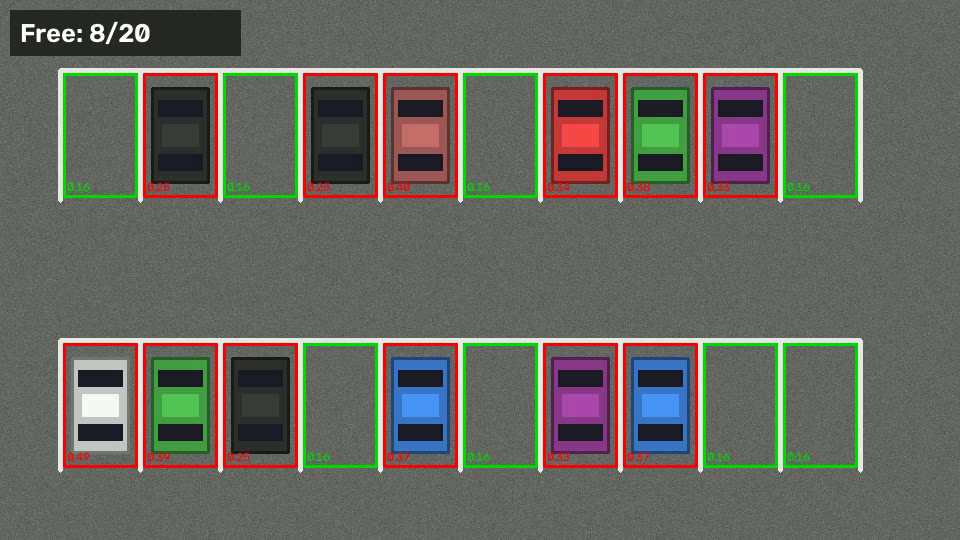
#> input picture data/sample_frame.png, 960 x 540 px
$ python -i detector.py   (imports and definitions only)
#> lines starting #> are read from the running program, lines starting #| are printed output that depends on the picture; after the words box and inside, x2 and y2 are one past the last pixel; in counts of white or black regions, pixels touching at a corner belong together
#> further down, picture is the input picture: shape (540, 960, 3); mean B, G, R 94.7, 101.7, 103.2
"""Core parking-spot occupancy detection.

Approach: convert the frame to grayscale, blur, apply adaptive thresholding
so edges/texture (cars) become white pixels, then count white pixels inside
each marked parking spot. A mostly-empty spot has little texture, so its
white-pixel count stays low; a parked car pushes the count above a threshold.
"""

import json
from dataclasses import dataclass

import cv2
import numpy as np


@dataclass
class Spot:
    x: int
    y: int
    w: int
    h: int
    occupied: bool = False
    fill_ratio: float = 0.0  # fraction of thresholded pixels inside the spot


def load_spots(path):
    """Load parking spot rectangles from a JSON file."""
    with open(path, "r") as f:
        data = json.load(f)
    return [Spot(**{k: s[k] for k in ("x", "y", "w", "h")}) for s in data["spots"]]


def save_spots(path, rects):
    """Save a list of (x, y, w, h) rectangles to a JSON file."""
    data = {"spots": [{"x": x, "y": y, "w": w, "h": h} for x, y, w, h in rects]}
    with open(path, "w") as f:
        json.dump(data, f, indent=2)


def preprocess(frame):
    """Turn a BGR frame into a binary texture map used for occupancy checks."""
    gray = cv2.cvtColor(frame, cv2.COLOR_BGR2GRAY)
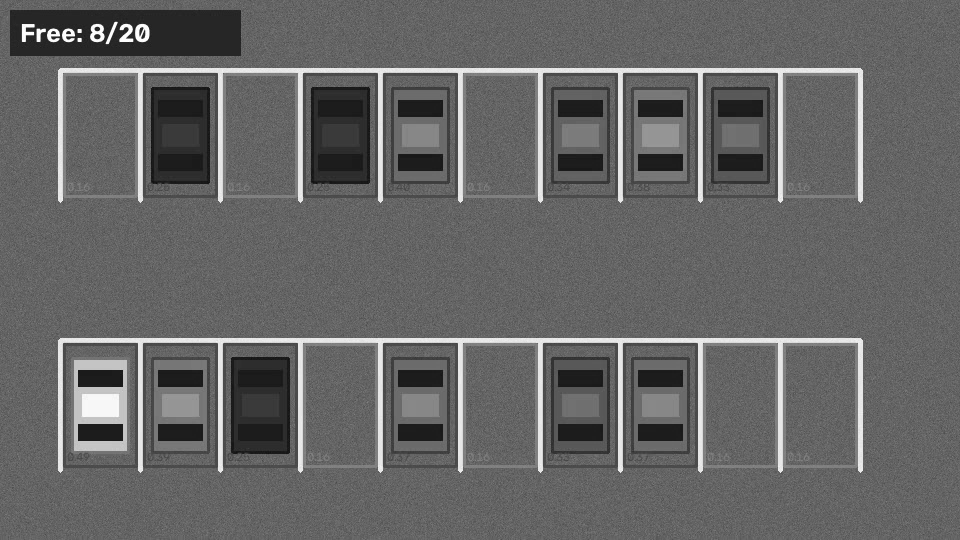
#> gray: shape (540, 960); min 12, max 255, mean 101.5
    blur = cv2.GaussianBlur(gray, (3, 3), 1)
    thresh = cv2.adaptiveThreshold(
        blur, 255,
        cv2.ADAPTIVE_THRESH_GAUSSIAN_C,
        cv2.THRESH_BINARY_INV,
        25, 16,
    )
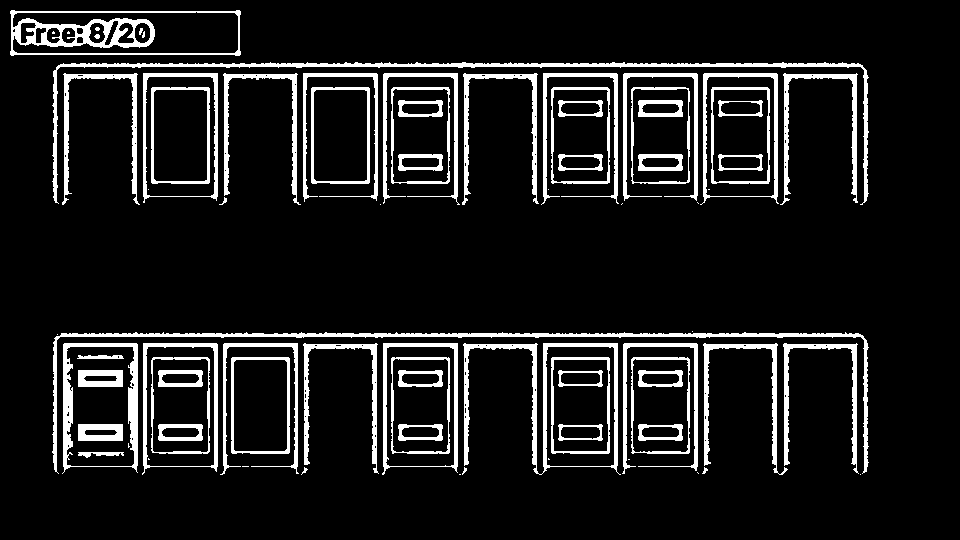
#> thresh: shape (540, 960); 10.7% white; 80 white regions (23 under 20 px), largest, box (x1, y1, x2, y2) and area: (52, 332, 869, 474) 4029, (52, 62, 869, 205) 4013, (10, 10, 241, 56) 3092
    thresh = cv2.medianBlur(thresh, 5)
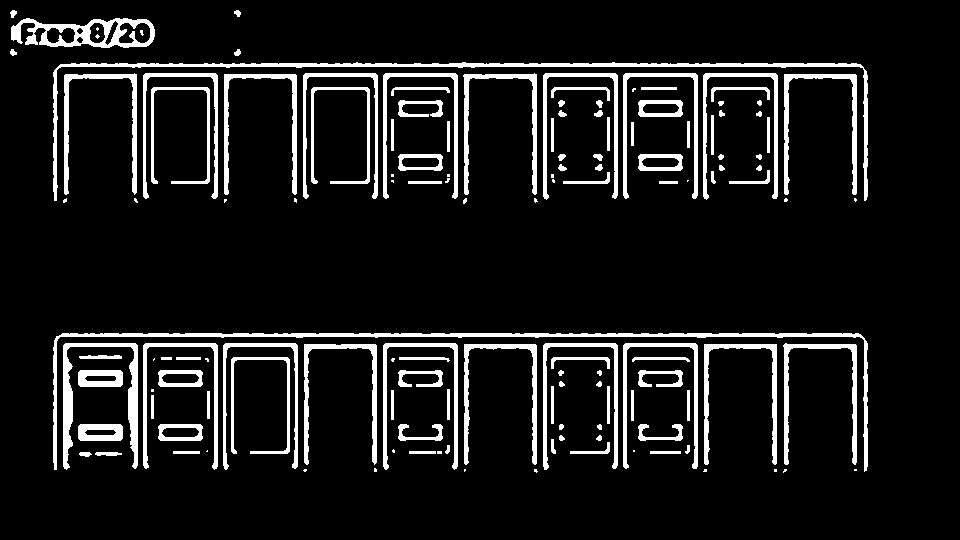
#> thresh: shape (540, 960); 9.7% white; 141 white regions (35 under 20 px), largest, box (x1, y1, x2, y2) and area: (53, 333, 868, 472) 4054, (53, 62, 868, 201) 3998, (63, 343, 138, 470) 2097
    kernel = np.ones((3, 3), np.uint8)
    thresh = cv2.dilate(thresh, kernel, iterations=1)
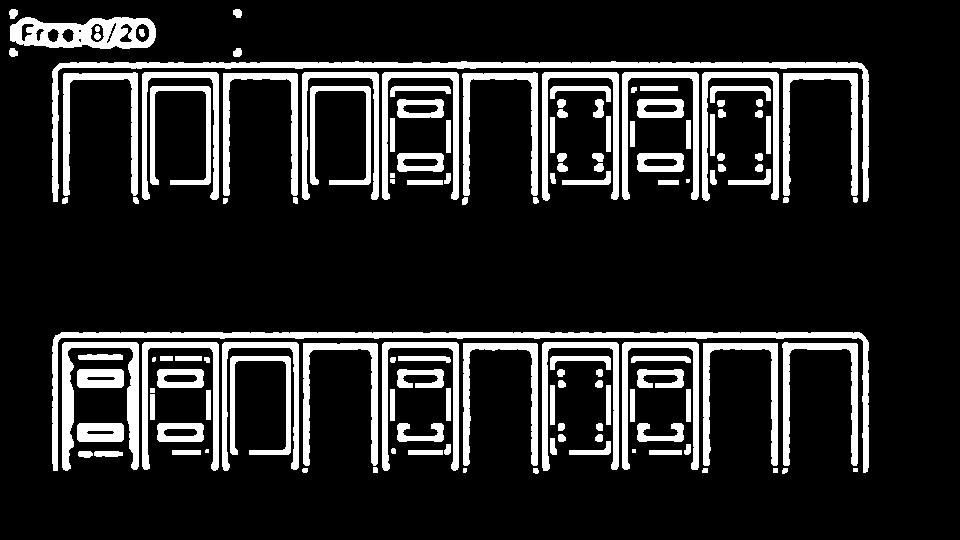
#> thresh: shape (540, 960); 15.1% white; 137 white regions (5 under 20 px), largest, box (x1, y1, x2, y2) and area: (52, 332, 869, 473) 6351, (52, 61, 869, 202) 6329, (10, 17, 156, 49) 2988
    return thresh


def update_spots(frame, spots, fill_threshold=0.22):
    """Classify each spot as occupied/free. Returns number of free spots."""
    thresh = preprocess(frame)
    free = 0
    for spot in spots:
        roi = thresh[spot.y:spot.y + spot.h, spot.x:spot.x + spot.w]
        area = max(spot.w * spot.h, 1)
        spot.fill_ratio = cv2.countNonZero(roi) / area
        spot.occupied = spot.fill_ratio > fill_threshold
        if not spot.occupied:
            free += 1
    return free


def draw_overlay(frame, spots, free_count):
    """Draw colored spot rectangles and a free-count banner onto the frame."""
    for spot in spots:
        color = (0, 0, 255) if spot.occupied else (0, 220, 0)
        cv2.rectangle(frame, (spot.x, spot.y),
                      (spot.x + spot.w, spot.y + spot.h), color, 2)
        cv2.putText(frame, f"{spot.fill_ratio:.2f}",
                    (spot.x + 3, spot.y + spot.h - 5),
                    cv2.FONT_HERSHEY_SIMPLEX, 0.4, color, 1)
    banner = f"Free: {free_count}/{len(spots)}"
    cv2.rectangle(frame, (10, 10), (240, 55), (40, 40, 40), -1)
    cv2.putText(frame, banner, (20, 42),
                cv2.FONT_HERSHEY_SIMPLEX, 0.9, (255, 255, 255), 2)
    return frame

>>> import cv2
>>> picture = cv2.imread('data/sample_frame.png')
>>> result = preprocess(picture)
